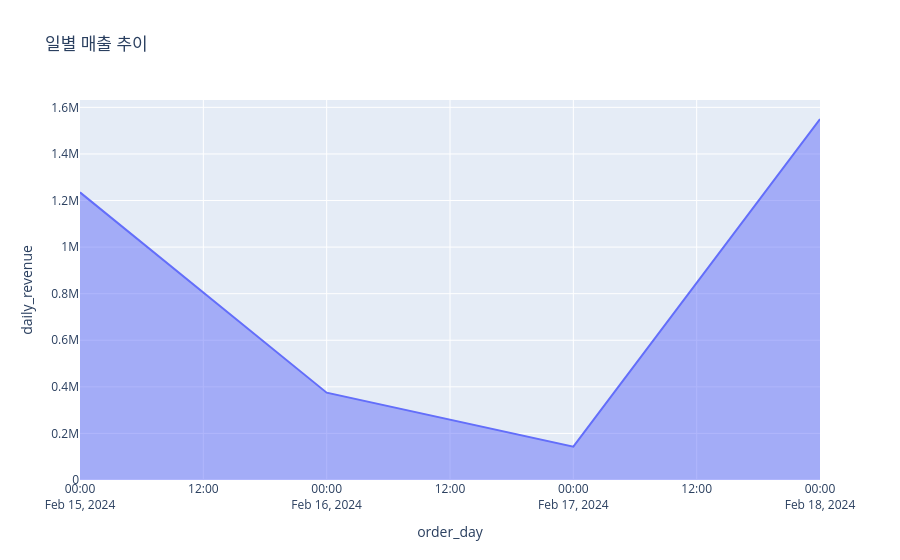

The code cell stored with this chart in its notebook:
### Markdown cell above
# 영역그래프

누적 값, 전체양의 변화 강조

### Code cell
import plotly.express as px
import pandas as pd

# 샘플 데이터
df = pd.DataFrame({
    'order_day': ['2024-02-15', '2024-02-16', '2024-02-17', '2024-02-18'],
    'daily_revenue': [1235000, 375000, 143000, 1550000]
})

# 영역 그래프
fig = px.area(
    df,
    x='order_day',
    y='daily_revenue',
    title='일별 매출 추이'
)

fig.show()

### Figure 1 — Plotly figure (JSON) as saved in the notebook; plotly's stock layout.template omitted (floating-point values rounded to 4 significant figures)
{"data": [{"fillpattern": {"shape": ""}, "hovertemplate": "order_day=%{x}<br>daily_revenue=%{y}<extra></extra>", "legendgroup": "", "line": {"color": "#636efa"}, "marker": {"symbol": "circle"}, "mode": "lines", "name": "", "orientation": "v", "showlegend": false, "stackgroup": "1", "type": "scatter", "x": ["2024-02-15", "2024-02-16", "2024-02-17", "2024-02-18"], "xaxis": "x", "y": [1235000, 375000, 143000, 1550000], "yaxis": "y"}], "layout": {"legend": {"tracegroupgap": 0}, "title": {"text": "일별 매출 추이"}, "xaxis": {"anchor": "y", "domain": [0, 1], "title": {"text": "order_day"}}, "yaxis": {"anchor": "x", "domain": [0, 1], "title": {"text": "daily_revenue"}}}}
